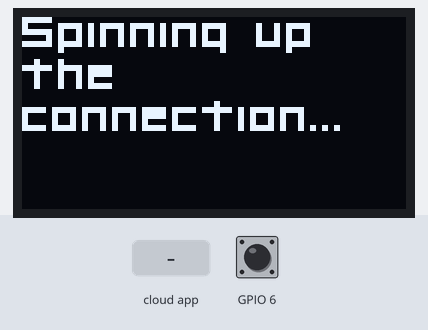
The sketch below on a simulated ESP32. Parts: 128×64 one-colour display. The test bench sets the inputs (shaded band); at power-on: GPIO 6 HIGH. WiFi joins after 1.5 s; servers stay silent unless stated; the local clock reads 2024-03-15 10:24:30 at power-on unless the sketch sets it; no MQTT or app messages arrive unless stated; what the sketch prints to the serial monitor is not drawn.

Above: at 1.1 s.
At 3.8 s:
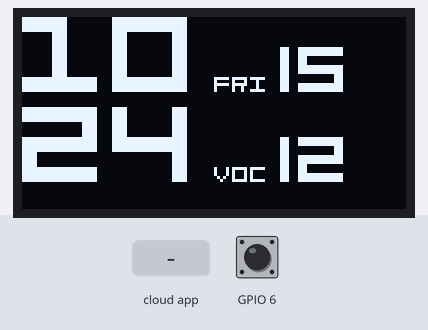
3.9 s: the phone or cloud app sets calendar to 0
At 5.0 s:
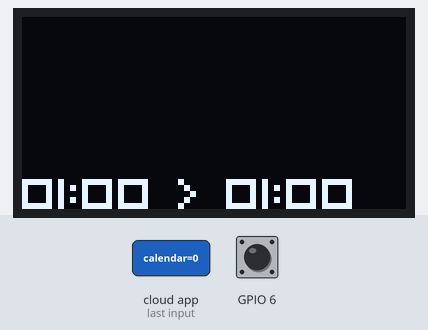
Timing chart, 0 to 6.9 s (numbered marks = the images above; inputs shaded):
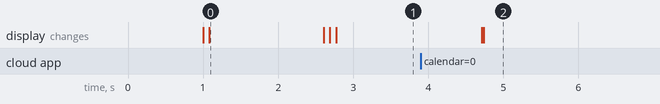

The sketch:

main.ino
```cpp
#include "Config.h"
#include "MQTTController.h"
#include "DisplayController.h"
#include "LEDController.h"

static unsigned long lastLedUpdate = 0, lastDisplayUpdate = 0, lastMqttCheck = 0;
bool uiToggleState = false;
bool lastButtonState = HIGH;
unsigned long lastDebounceTime = 0;
const unsigned long debounceDelay = 0;

void setup()
{
  pinMode(BUTTON_PIN, INPUT_PULLUP);

  Serial.begin(115200);
  delay(1000);

  setupDisplay();
  writeText("Spinning up the connection...");

  WiFi.begin(WLAN_SSID, WLAN_PASS);
  while (WiFi.status() != WL_CONNECTED)
  {
    delay(500);
    Serial.print(".");
  }
  Serial.println("\nWiFi connected!");
  Serial.print("IP: ");
  Serial.println(WiFi.localIP());
  writeText("Browsing your calendar...");

  mqtt.subscribe(&eventFeed);
  bool connected = mqttConnect(1);
  if (!connected)
  {
    Serial.println("MQTT connection failed; continuing anyway.");
    writeText("No luck with accessing the calendar :(");
  }

  writeText("Checking the time...");
  configTime(gmtOffsetSec, daylightOffsetSec, ntpServer);

  unsigned long tStart = millis();
  while (time(nullptr) < 10000)
  {
    if (millis() - tStart > 10000)
    {
      Serial.println("Time sync failed, continuing anyway.");
      writeText("Time sync failed :(");
      break;
    }
    delay(1000);
  }
}

void loop()
{
  unsigned long now = millis();
  int buttonState = digitalRead(BUTTON_PIN);

  if (buttonState != lastButtonState)
  {
    lastDebounceTime = now;
  }

  if ((millis() - lastDebounceTime) > debounceDelay)
  {
    if (buttonState == HIGH && lastButtonState == LOW)
    {
      uiToggleState = !uiToggleState;
    }
    lastButtonState = buttonState;
  }

  if (now - lastLedUpdate >= 50)
  {
    lastLedUpdate = now;
    updateLED();
  }

  if (now - lastDisplayUpdate >= 1000)
  {
    lastDisplayUpdate = now;
    if (mqtt.connected())
    {
      Adafruit_MQTT_Subscribe *sub = mqtt.readSubscription(50);
      if (sub == &eventFeed)
      {
        parseEventJSON((char *)eventFeed.lastread);
        showEvent = true;
        eventDisplayStart = now;
      }
    }

    if (showEvent && (now - eventDisplayStart >= EVENT_DISPLAY_DURATION_MS))
    {
      setLEDState(LEDState::IDLE);
      showEvent = false;
      eventDisplayed = false;
      eventTitle = eventStart = eventEnd = "";
    }

    if (showEvent)
    {
      if (!eventDisplayed)
      {
        setLEDState(LEDState::EVENT_RAINBOW);
        display.clearDisplay();
        drawEventOnDisplay(eventTitle, eventStart, eventEnd, 1);
        display.display();
        eventDisplayed = true;
      }
    }
    else
    {
      time_t t = time(nullptr);
      struct tm *ti = localtime(&t);
      const char *daysOfWeek[] = {"SUN", "MON", "TUE", "WED", "THU", "FRI", "SAT"};
      drawUi(uiToggleState, ti->tm_hour, ti->tm_min, daysOfWeek[ti->tm_wday], ti->tm_mday, readVocSensor());
      display.display();
    }
  }

  if (now - lastMqttCheck >= MQTT_RETRY_FREQUENCY_MS)
    if (!mqtt.connected())
      mqttConnect(3);
}

const int readVocSensor()
{
  static unsigned long lastVocUpdate = 0;
  static int cycleIndex = 0;
  static const int mockVals[3] = {12, 93, 248};
  unsigned long now = millis();
  if (now - lastVocUpdate >= 10000)
  {
    lastVocUpdate = now;
    cycleIndex = (cycleIndex + 1) % 3;
    setLEDState(
        cycleIndex == 0 ? LEDState::VOC_GREEN : cycleIndex == 1 ? LEDState::VOC_YELLOW
                                                                : LEDState::VOC_RED);
  }
  return mockVals[cycleIndex];
}
```

DisplayController.cpp
```cpp
#include "DisplayController.h"
#include "Config.h"
#include "Fonts.h"
#include <Wire.h>
#include <Adafruit_GFX.h>
#include <Adafruit_SSD1306.h>

Adafruit_SSD1306 display(SCREEN_WIDTH, SCREEN_HEIGHT, &Wire, OLED_RESET);

void setupDisplay()
{
  Wire.begin(SDA_PIN, SCL_PIN);
  if (!display.begin(SSD1306_SWITCHCAPVCC, 0x3C))
  {
    Serial.println("SSD1306 init failed!");
    for (;;)
    {
    }
  }
  display.clearDisplay();
  display.setFont(&Org_01);
  display.display();
}

int writeText(const char *text,
              int startX,
              int startY,
              int textSize,
              int maxLines)
{
  display.clearDisplay();
  display.setTextSize(textSize);
  display.setTextColor(WHITE);
  display.setTextWrap(false);
  display.setCursor(startX, startY);

  String input(text);
  input.trim();

  int lineCount = 0;
  bool ellipsized = false;
  String line;
  int idx = 0;

  while (idx < (int)input.length() && lineCount < maxLines)
  {
    int spacePos = input.indexOf(' ', idx);
    if (spacePos < 0)
      spacePos = input.length();
    String word = input.substring(idx, spacePos);
    idx = spacePos + 1;
    String testLine = line.isEmpty() ? word : (line + " " + word);

    int16_t x1, y1;
    uint16_t w, h;
    display.getTextBounds(testLine.c_str(), 0, 0, &x1, &y1, &w, &h);

    if (w > SCREEN_WIDTH)
    {
      if (lineCount == maxLines - 1)
      {
        while (line.length() > 0)
        {
          display.getTextBounds((line + "...").c_str(), 0, 0, &x1, &y1, &w, &h);
          if (w <= SCREEN_WIDTH)
          {
            line += "...";
            ellipsized = true;
            break;
          }
          line.remove(line.length() - 1);
        }
        display.println(line);
        break;
      }
      display.println(line);
      lineCount++;
      line = word;
    }
    else
    {
      line = testLine;
    }
  }

  if (!ellipsized && line.length() > 0 && lineCount < maxLines)
  {
    display.println(line);
    lineCount++;
  }
  int finalY = display.getCursorY();
  display.display();
  return finalY;
}

void drawUi(int mode, int hour, int min, const char *wDay, int mDay, int voc)
{
  if (mode == 0)
  {
    drawStackedUi(hour, min, wDay, mDay, voc);
  }
  else
  {
    drawLinearUi(hour, min, wDay, mDay, voc);
  }
}

void drawStackedUi(int hour, int min, const char *wDay, int mDay, int voc)
{
  display.clearDisplay();

  // Draw Time
  display.setTextSize(5);
  display.setFont(&Num_01);
  display.setCursor(0, 20);
  display.print(hour < 10 ? "0" + String(hour) : String(hour));
  display.setCursor(0, 50);
  display.print(min < 10 ? "0" + String(min) : String(min));

  // Draw Day + VOC text
  display.setTextSize(1);
  display.setFont(&Org_01);
  display.setCursor(64, 24);
  display.print(wDay);
  display.setCursor(64, 54);
  display.print("VOC");

  // Draw Day + VOC values
  display.setTextSize(voc > 200 ? 2 : 3);
  display.setCursor(86, 22);
  display.print(mDay);
  display.setCursor(86, 52);
  display.print(voc);
}

void drawLinearUi(int hour, int min, const char *wDay, int mDay, int voc)
{
  display.clearDisplay();

  // Draw time
  char buf[6];
  snprintf(buf, sizeof(buf), "%02d:%02d", hour, min);
  display.setTextSize(5);

  int16_t x1, y1;
  uint16_t w, h;
  display.getTextBounds(buf, 0, 0, &x1, &y1, &w, &h);

  int posX = (SCREEN_WIDTH - w) / 2;
  display.setCursor(posX, 30);
  display.print(buf);

  // Draw VOC + Temperature + Humidity text
  display.setTextSize(1);
  display.setCursor(12, 56);
  display.print("VOC");
  display.setCursor(72, 56);
  display.print(wDay);

  // Draw VOC + Temperature + Humidity values
  display.setTextSize(2);
  display.setCursor(34, 55);
  display.print(voc);
  display.setCursor(94, 55);
  display.print(mDay);

  display.display();
}

String addHours(String timeInput, int hoursToAdd)
{
  int hours = timeInput.substring(0, 2).toInt();
  int minutes = timeInput.substring(3, 5).toInt();
  hours = (hours + hoursToAdd) % 24;

  char buf[6];
  snprintf(buf, sizeof(buf), "%02d:%02d", hours, minutes);
  return String(buf);
}

void drawEventOnDisplay(const String &title,
                        const String &startTime,
                        const String &endTime,
                        int hoursToAdd)
{
  int finalY = writeText(title.c_str());
  display.setTextSize(2);
  display.setCursor(0, 62);

  String sTime = addHours(startTime, hoursToAdd);
  String eTime = addHours(endTime, hoursToAdd);
  display.print(sTime);
  display.print(" > ");
  display.println(eTime);

  display.display();
}
```

LEDController.cpp
```cpp
#include "LEDController.h"
Adafruit_NeoPixel ring(LED_COUNT, LED_PIN, NEO_GRB + NEO_KHZ800);

LEDState currentLEDState = LEDState::IDLE;
unsigned long stateStartTime = 0;

static const unsigned long EVENT_ANIMATION_MS = 60000;
static const unsigned long VOC_ANIMATION_MS = 60000;
static const unsigned long VOC_RED_PULSE_MS = 300000;

static uint8_t activeLed = 0;
static unsigned long lastTailUpdate = 0;

static uint8_t pulseVal = 0;
static bool pulseRising = true;

void initLED()
{
  ring.begin();
  ring.clear();
  ring.show();
  currentLEDState = LEDState::IDLE;
}

void setLEDState(LEDState newState)
{
  currentLEDState = newState;
  stateStartTime = millis();
  // Reset animation variables
  activeLed = 0;
  lastTailUpdate = 0;
  pulseVal = 0;
  pulseRising = true;
}

void animateTailFade(std::function<uint32_t(int)> colorFunc, uint8_t tailLen = 9, unsigned long stepTime = 120)
{
  unsigned long now = millis();
  if (now - lastTailUpdate >= stepTime)
  {
    lastTailUpdate = now;
    activeLed = (activeLed + 1) % LED_COUNT;

    ring.clear();
    for (int i = 0; i < LED_COUNT; i++)
    {
      int dist = (activeLed + LED_COUNT - i) % LED_COUNT;
      if (dist < tailLen)
      {
        uint8_t b = ((tailLen - 1 - dist) * 255) / (tailLen - 1);
        uint32_t color = colorFunc(i);

        uint8_t r = (color >> 16) & 0xFF;
        uint8_t g = (color >> 8) & 0xFF;
        uint8_t b_ = (color) & 0xFF;

        r = (r * b) / 255;
        g = (g * b) / 255;
        b_ = (b_ * b) / 255;
        ring.setPixelColor(i, r, g, b_);
      }
    }
    ring.show();
  }
}

static void animateRainbowTail()
{
  animateTailFade(
      [&](int i)
      {
        uint16_t pixelHue = i * (65535L / LED_COUNT);
        return ring.ColorHSV(pixelHue, 255, 255);
      });
}

static void animateSolidTail(uint8_t R, uint8_t G, uint8_t B)
{
  animateTailFade([&](int i)
                  { return ring.Color(R, G, B); });
}

static void animateRedPulse()
{
  if (pulseRising)
  {
    pulseVal += 5;
    if (pulseVal >= 255)
    {
      pulseVal = 255;
      pulseRising = false;
    }
  }
  else
  {
    pulseVal -= 5;
    if (pulseVal <= 0)
    {
      pulseVal = 0;
      pulseRising = true;
    }
  }

  ring.fill(ring.Color(pulseVal, 0, 0));
  ring.show();
}

void updateLED()
{
  unsigned long now = millis();

  switch (currentLEDState)
  {
  case LEDState::EVENT_RAINBOW:
    if (now - stateStartTime >= EVENT_ANIMATION_MS)
    {
      currentLEDState = LEDState::IDLE;
    }
    else
    {
      animateRainbowTail();
    }
    break;

  case LEDState::VOC_GREEN:
    if (now - stateStartTime >= VOC_ANIMATION_MS)
    {
      currentLEDState = LEDState::IDLE;
    }
    else
    {
      animateSolidTail(0, 255, 0);
    }
    break;

  case LEDState::VOC_YELLOW:
    if (now - stateStartTime >= VOC_ANIMATION_MS)
    {
      currentLEDState = LEDState::IDLE;
    }
    else
    {
      animateSolidTail(255, 255, 0);
    }
    break;

  case LEDState::VOC_RED:
    if (now - stateStartTime >= VOC_ANIMATION_MS)
    {
      currentLEDState = LEDState::VOC_RED_PULSE;
      stateStartTime = now;
    }
    else
    {
      animateSolidTail(255, 0, 0);
    }
    break;

  case LEDState::VOC_RED_PULSE:
    if (now - stateStartTime >= VOC_RED_PULSE_MS)
    {
      currentLEDState = LEDState::IDLE;
    }
    else
    {
      animateRedPulse();
    }
    break;

  case LEDState::IDLE:
  default:
    ring.clear();
    ring.show();
    break;
  }
}
```

MQTTController.cpp
```cpp
#include "MQTTController.h"

WiFiClient client;
Adafruit_MQTT_Client mqtt(&client, AIO_SERVER, AIO_SERVERPORT, AIO_USERNAME, AIO_KEY);
Adafruit_MQTT_Subscribe eventFeed(&mqtt, AIO_USERNAME AIO_FEED_NAME);

String eventTitle = "";
String eventStart = "";
String eventEnd = "";
bool showEvent = false, eventDisplayed = false;
unsigned long eventDisplayStart = 0;

bool mqttConnect(int maxAttempts)
{
  int attempts = 0;
  while (attempts < maxAttempts)
  {
    Serial.print("Attempting MQTT connection (try #");
    Serial.print(attempts + 1);
    Serial.println(")...");

    int8_t ret = mqtt.connect();
    if (ret == 0)
    {
      Serial.println("MQTT Connected!");
      return true;
    }
    else
    {
      Serial.print("MQTT connect failed: ");
      Serial.println(mqtt.connectErrorString(ret));
      mqtt.disconnect();
      delay(5000);
    }
    attempts++;
  }

  Serial.println("Failed to connect to MQTT after max attempts. Continuing without MQTT.");
  return false;
}


void parseEventJSON(const char *payload)
{
  StaticJsonDocument<512> doc;
  DeserializationError err = deserializeJson(doc, payload);
  if (err)
  {
    Serial.print("JSON parse failed: ");
    Serial.println(err.f_str());
    return;
  }

  eventTitle = doc["subject"] | "";
  eventStart = doc["startTime"] | "";
  eventEnd = doc["endTime"] | "";

  Serial.println("New Event:");
  Serial.print("Title: ");
  Serial.println(eventTitle);
  Serial.print("Start: ");
  Serial.println(eventStart);
  Serial.print("End:   ");
  Serial.println(eventEnd);
}
```

TimerController.cpp
```cpp

```

Measured:
- after the input at 3.9 s, the display: first changes after 0.81 s (image 2 shows a later state)
- what the display in image 0 shows lasts 1.5 s, from 1.1 s to 2.6 s
